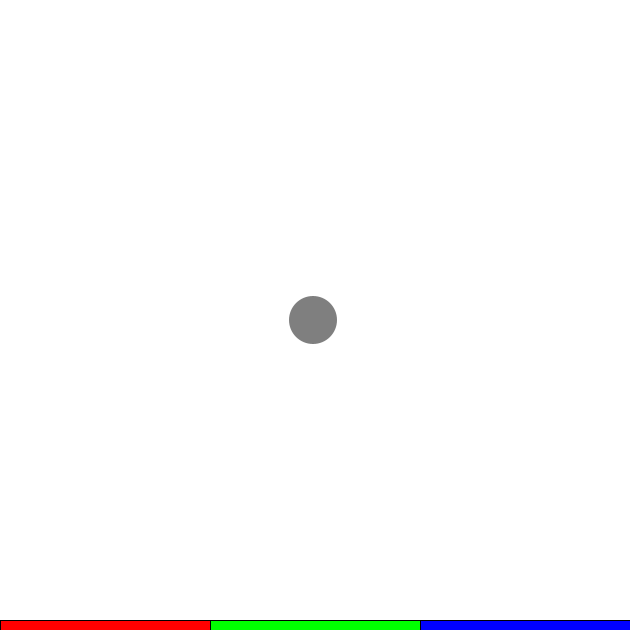
Frame 1 (no input)
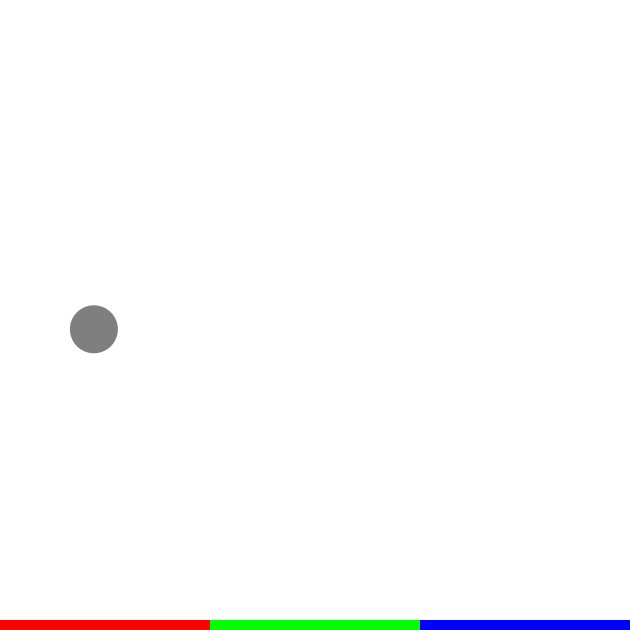
Frame 60 (the mouse pressed at the canvas centre just before this capture)
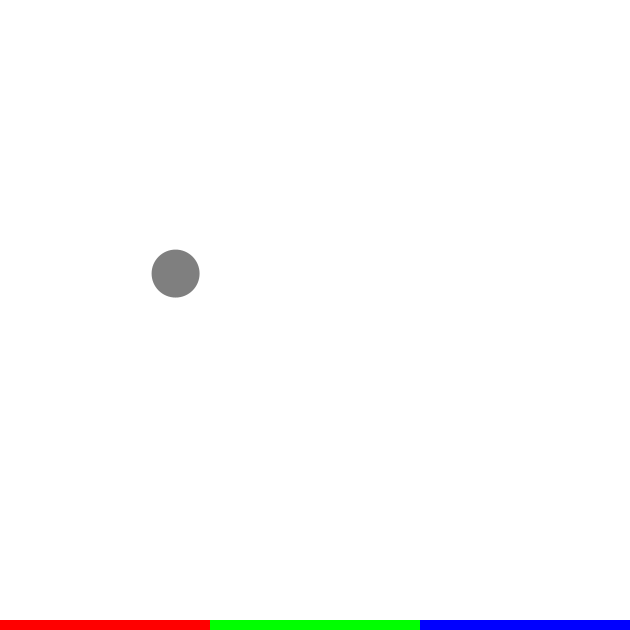
Frame 120 (the mouse held since frame 60 and released just before this capture)

The Processing sketch that drew these frames (run headless with seeded random() and noise(); from frame 60 on, the mouse is pressed at the canvas centre):

// Processing sketch: AccelerationTest
// ── AccelerationTest.pde
Ball ball;

void setup(){
  size(630,630);
  ball = new Ball();
}

void draw(){
  background(255);
  fill(255,0,0);
  rect(0,height-10,width/3,height);
  fill(0,255,0);
  rect(width/3,height-10,2*width/3,height);
  fill(0,0,255);
  rect(2*width/3,height-10,width,height);
  
  ball.update();
  ball.checkEdges();
  ball.display();
  println(ball.acc.x + " / " + ball.acc.y);
  
}
// ── Ball.pde
class Ball{
  
  PVector pos, vel, acc;
  float topSpeed;

  Ball(){
    pos = new PVector(width/2,height/2);
    vel = new PVector(0,0);
    acc = new PVector(-2,5);
    topSpeed = 10;
  }
  
  void update(){
    vel.add(acc);
    vel.limit(topSpeed);
    pos.add(vel);
  }
  
  void display(){
    noStroke();
    fill(127);
    ellipse(pos.x,pos.y,48,48);
  }
  
  void checkEdges(){
    if(pos.x-24 < 0 || pos.x+24 > width){
      acc.x *= -1;
      vel.x *= -1;
    }
    if(pos.y-24<0){
      acc.y *= -1;
      vel.y *= -1;
    }
    
    //First Third
    if((pos.x-24 < 0 || pos.x +24 < 210) && pos.y+24 > height-10) {
      acc.x *= 5;
      acc.y *= -.961;
      vel.x *= 5;
      vel.y *= -.961;      
    }
    //Middle Third
    else if((pos.x - 24 >= 210 || pos.x+24 <= (420)) && pos.y+24 > height-10) {
      acc.x *= 2;
      acc.y *= -2;
      vel.x *= 2;
      vel.y *= -2;
    }
    //Last Third
    else if((pos.x-24 > (420)) && pos.y+24 > height-10) {
      acc.x *= 5;
      acc.y *= -.5;
      vel.x *= 5;
      vel.y *= -.5;
    } 
  }
  
  
}
// ── Paddle.pde
public class Paddle{
  int x,y;
  int w,h;
  
  Paddle(int w, int h){
    x = width/2;
    y = height-(2*h);
    this.w = w;
    this.h = h;
  }
  
  void display(){
    rectMode(CORNER);
    fill(0);
    noStroke();
    //rect(x,y,w,h);
    fill(255,0,0);
    rect(x,y,w/3,h);
    fill(0,255,0);
    rect(x+w/3,y,w/3,h);
    fill(0,0,255);
    rect(x+2*w/3,y,w/3,h);
  }
  
  void update(){
    x = mouseX-w/2;
  }
  
  void checkEdges(){
    if(x+w/2 < 0) x=w/2;
    if(x+w/2 > width)  x = width-w/2;
  }
}
